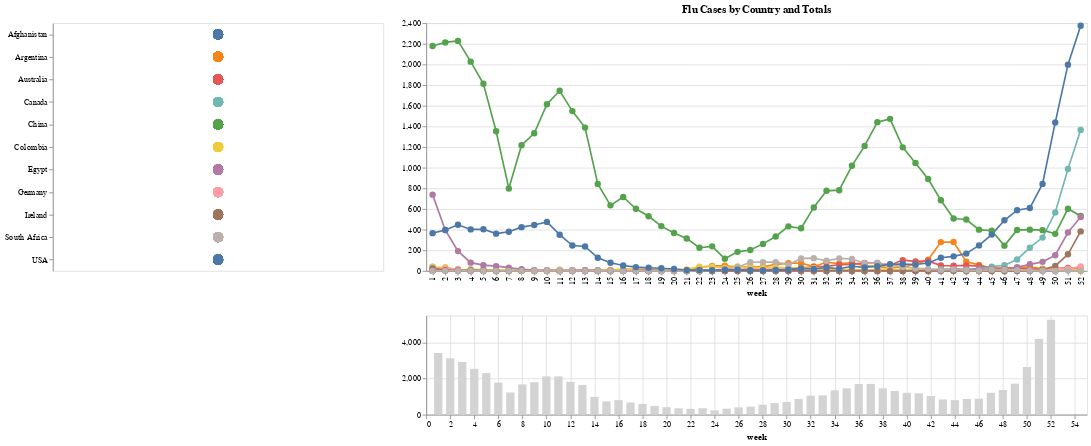

Notebook source saved alongside this figure:
### Markdown cell above
## Visualization 1
#### Create Linked Plots Showing Flu Cases per Country and Total Flu Cases per Week
In this example a dropdown selector and a time slider provided by the crosstalk package are linked to two plots.

### Code cell
click = alt.selection_multi(encodings=['color'])
brush = alt.selection_interval(encodings=['x'])

line = alt.Chart(data).mark_line(point=alt.MarkConfig(shape='circle', size=60)).encode(
    x='week:N',
    y=alt.X('value:Q', title=None),
    color=alt.Color('country:N', legend=None),
    tooltip=['week','value']
).transform_filter(
    brush
).transform_filter(
    click
).properties(
    width=800,
    title='Flu Cases by Country and Totals',
    selection=click
)

hist = alt.Chart(data).mark_bar(size=10).encode(
    x='week',
    y=alt.Y('sum(value):Q', title=None),
    color=alt.value('lightgray'),
    tooltip=['week','sum(value)']
).properties(
    width=800,
    height=120,
).add_selection(
    brush
)

legend = alt.Chart(data).mark_circle(size=150).encode(
    y=alt.Y('country', title=None),
    color=alt.condition(click, alt.Color('country:N', legend=None), alt.value('lightgray'))
).properties(
    selection=click
)

legend | (line & hist)

### Figure 1 — Vega-Lite specification as saved in the notebook (floating-point values rounded to 4 significant figures; data arrays with more than 128 entries replaced by an {"elided": "..."} marker saying what was removed)
{"$schema": "https://vega.github.io/schema/vega-lite/v2.4.3.json", "config": {"view": {"height": 300, "width": 400}}, "hconcat": [{"data": {"values": {"elided": "572 records"}}, "encoding": {"color": {"condition": {"field": "country", "legend": null, "selection": "selector129", "type": "nominal"}, "value": "lightgray"}, "y": {"field": "country", "title": null, "type": "nominal"}}, "mark": {"size": 150, "type": "circle"}, "selection": {"selector129": {"empty": "all", "encodings": ["color"], "on": "click", "resolve": "global", "toggle": "event.shiftKey", "type": "multi"}}}, {"vconcat": [{"data": {"values": {"elided": "572 records"}}, "encoding": {"color": {"field": "country", "legend": null, "type": "nominal"}, "tooltip": [{"field": "week", "type": "quantitative"}, {"field": "value", "type": "quantitative"}], "x": {"field": "week", "type": "nominal"}, "y": {"field": "value", "title": null, "type": "quantitative"}}, "mark": {"point": {"shape": "circle", "size": 60}, "type": "line"}, "selection": {"selector129": {"empty": "all", "encodings": ["color"], "on": "click", "resolve": "global", "toggle": "event.shiftKey", "type": "multi"}}, "title": "Flu Cases by Country and Totals", "transform": [{"filter": {"selection": "selector130"}}, {"filter": {"selection": "selector129"}}], "width": 800}, {"data": {"values": {"elided": "572 records"}}, "encoding": {"color": {"value": "lightgray"}, "tooltip": [{"field": "week", "type": "quantitative"}, {"aggregate": "sum", "field": "value", "type": "quantitative"}], "x": {"field": "week", "type": "quantitative"}, "y": {"aggregate": "sum", "field": "value", "title": null, "type": "quantitative"}}, "height": 120, "mark": {"size": 10, "type": "bar"}, "selection": {"selector130": {"encodings": ["x"], "mark": {"fill": "#333", "fillOpacity": 0.125, "stroke": "white"}, "on": "[mousedown, window:mouseup] > window:mousemove!", "resolve": "global", "translate": "[mousedown, window:mouseup] > window:mousemove!", "type": "interval", "zoom": "wheel!"}}, "width": 800}]}]}
